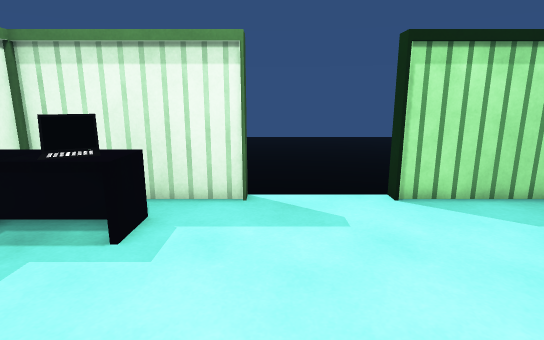
View 1 (above)

14 first-person views from a walk through a 3-D level made in the Unity game engine. The camera is 1.5 m above the floor, tilts 12° down and sees 80° across. The floor is counted in squares, 0.5 m on a side. Each view is taken from the middle of a square. On the plan, view 1 faces up. The plan holds only what a view shows up to about 20 squares ahead; the rest is blank. The place goes on beyond the plan. Some animated figures are not drawn.

View 2
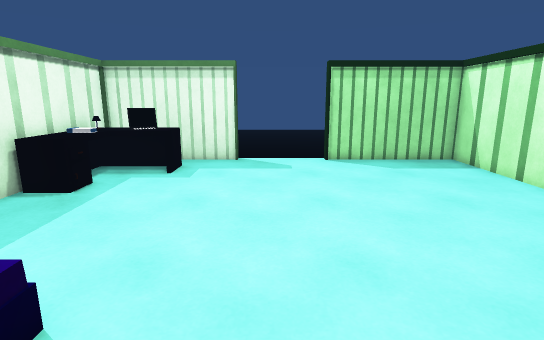

View 3
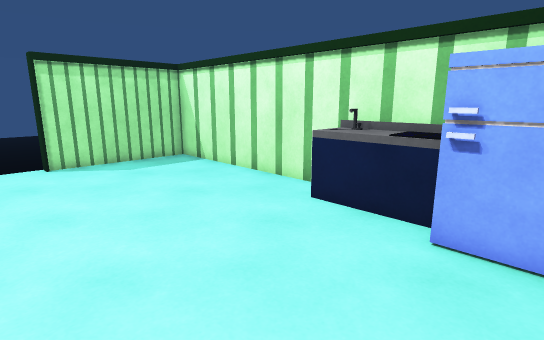

View 4
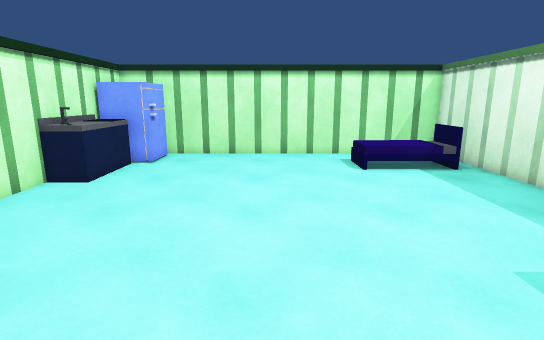

View 5
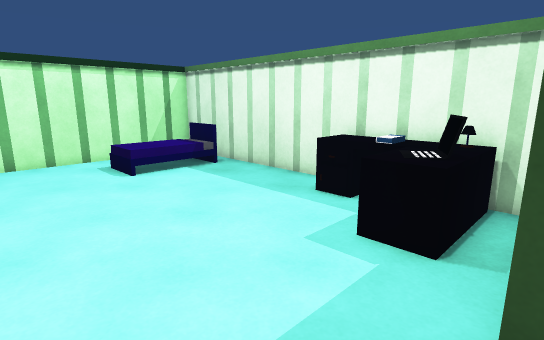

View 6
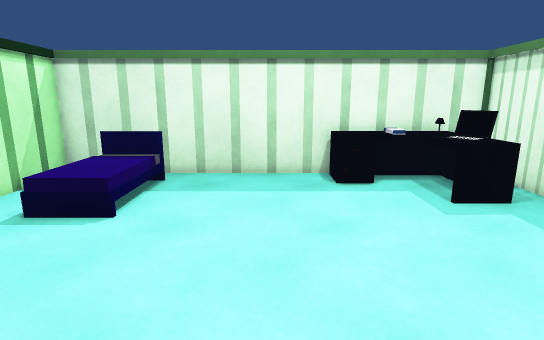

View 7
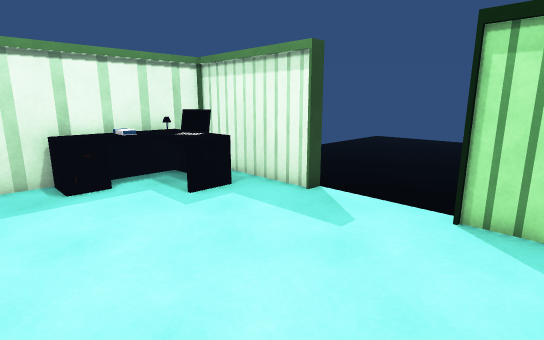

View 8
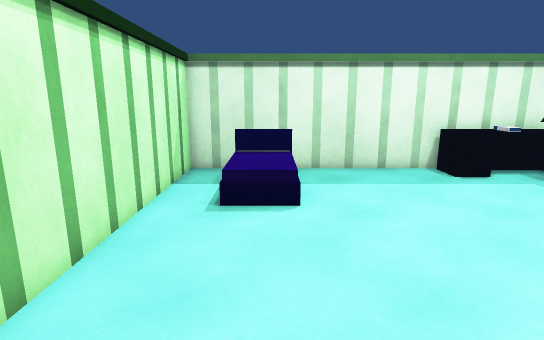

View 9
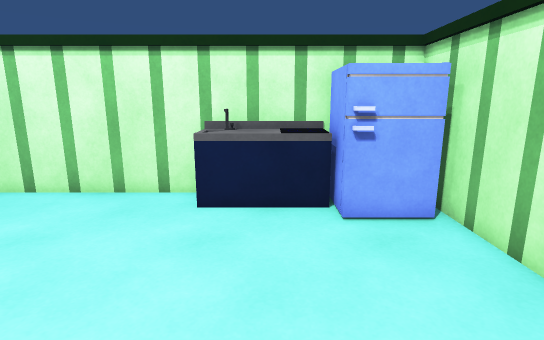

View 10
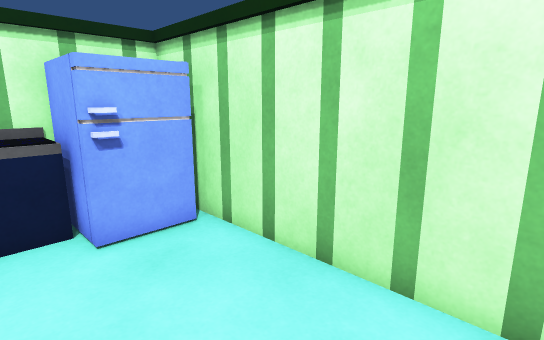

View 11
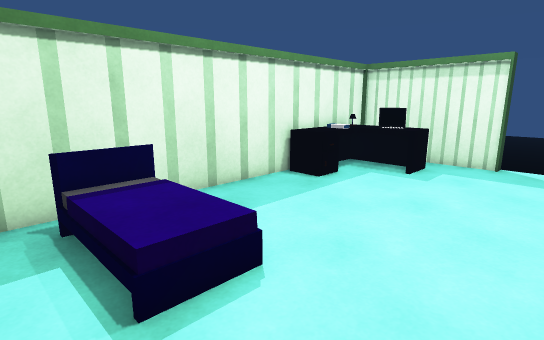

View 12
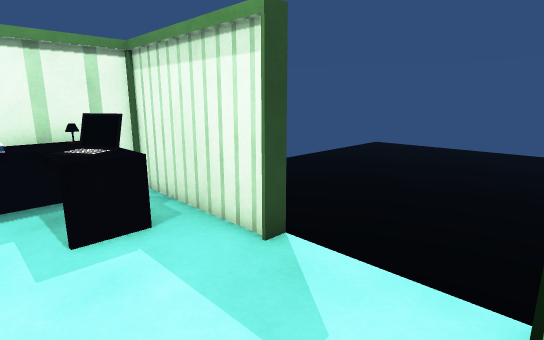

View 13
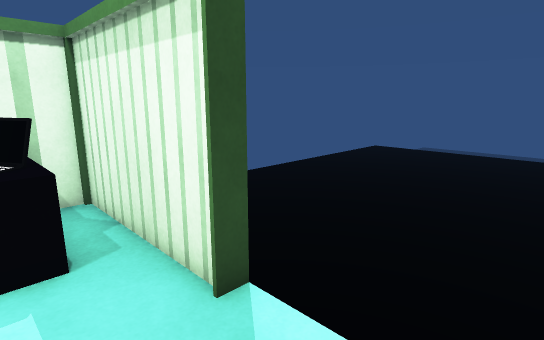

View 14
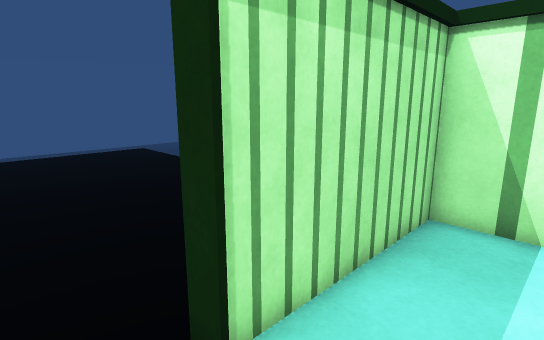

### Floor plan
Key: @ floor where view 1 was taken; # wall or solid block; . floor; / step, stairs or slope; v drop or lower ground; L laptop; B books; F fridge; O other object.
Columns run from 8 left of view 1 to 11 right of it. Each row starts with its distance up from view 1.
 28       vvvv  vvvv
 27    ........ .......
 26   ......... .......v
 25  .......... .......v
 24  ..........   .....v
 23  ..........       .v
 22  ........
 21  .........
 20  ..  ...........
 19     ............
 18    ............
 17    ......  ....
 16    ..  ..  ..
 15        ..  ..
 14        ..  ..
 13        ......
 12        ......
 11        ......
 10 ########....########
  9 # ................ #
  8 #OOLLO............ #
  7 #OOLLO............ #
  6 #BBOO............. #
  5 #OB............... #
  4 #OO............... #
  3 #OO............... #
  2 # ................ #
  1 # ................ #
  0 # ......@......... #
 -1 # ...............OO#
 -2 # ...............OO#
 -3 # /////..........OO#
 -4 # OOOO/..........OO#
 -5 # OOOO/.........FFF#
 -6 # ..............F
 -7 # ..............F
 -8 ##################

Positions as (right, up) in squares from view 1, and headings:
1: (0, 0), facing up
2: (1, -7), facing up
3: (1, -7), facing up-right
4: (2, 11), facing down
5: (3, 10), facing down-left
6: (6, 1), facing left
7: (6, 1), facing up-left
8: (7, -4), facing left
9: (0, -3), facing right
10: (1, -3), facing down-right
11: (2, -7), facing up-left
12: (4, 5), facing up-left
13: (3, 7), facing up-left
14: (2, 7), facing up-right
